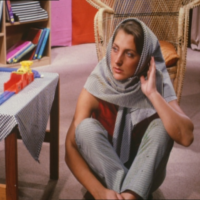
#> input picture images/magnification/small/barbara_s2.png, 200 x 200 px
$ python main.py
#> lines starting #> are read from the running program, lines starting #| are printed output that depends on the picture
import numpy as np
import cv2 as cv
import math
from matplotlib import pyplot as plt


if __name__ == '__main__':

	## For figure
	fig = plt.figure()
	# iterations_l = [5, 10, 15, 20, 30, 50]
	# for iter_i, iterations in enumerate(iterations_l):
	sigma = 7

	iterations = 10
	img = cv.imread('../images/magnification/small/barbara_s2.png', cv.IMREAD_COLOR)
#> img is the input picture: shape (200, 200, 3); mean B, G, R 92.1, 100.8, 133.3
	final_size = (512, 512)
	img = cv.resize(img, final_size, interpolation=cv.INTER_NEAREST)
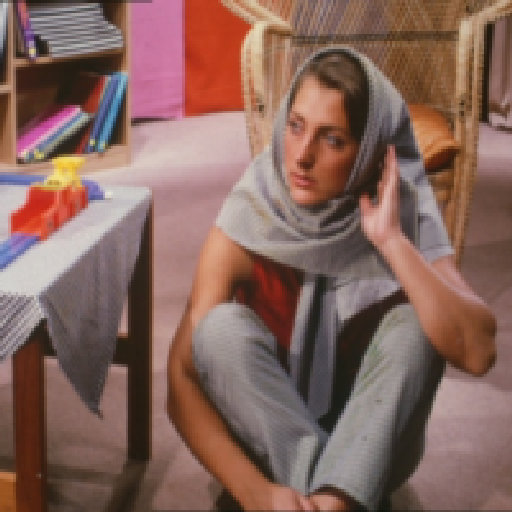
#> img: shape (512, 512, 3); mean B, G, R 92.1, 100.8, 133.3
	img_orig = img.copy()
	img = img.astype(float)
	sgm = 30

	for i in range(iterations):
	# [27 lines of commented-out code are left out]
		rows, cols, chans = img.shape

		gradx = cv.Sobel(img, cv.CV_64F, 1, 0, ksize=1)
		grady = cv.Sobel(img, cv.CV_64F, 0, 1, ksize=1)
		# grad = np.zeros((rows, cols, chans, 2))
		# grad[:, :, :, 0] = gradx
		# grad[:, :, :, 1] = grady

		gradxsq = gradx * gradx
		gradysq = grady * grady
		gradxy = gradx * grady


		## Computing Structure Tensor

		G = np.zeros((rows, cols, 2, 2))

		eig_value_large = np.zeros((rows, cols))
		eig_value_small = np.zeros((rows, cols))

		eig_vector_large = np.zeros((rows, cols, 2))
		eig_vector_small = np.zeros((rows, cols, 2))
		T = np.zeros((2,2))
		#final_image=img.copy()

		for chan in range(chans):
			G[:, :, 0, 0] += gradxsq[:, :, chan]
			G[:, :, 0, 1] += gradxy[:, :, chan]
			G[:, :, 1, 0] += gradxy[:, :, chan]
			G[:, :, 1, 1] += gradysq[:, :, chan]


		## Computing Hessian Matrix of image

		H = np.zeros((rows, cols, chans, 2, 2))

		H[:, :, :, 0, 0] = cv.Sobel(gradx, cv.CV_64F, 1, 0, ksize=1)
		H[:, :, :, 0, 1] = cv.Sobel(grady, cv.CV_64F, 1, 0, ksize=1)
		H[:, :, :, 1, 0] = cv.Sobel(gradx, cv.CV_64F, 0, 1, ksize=1)
		H[:, :, :, 1, 1] = cv.Sobel(grady, cv.CV_64F, 0, 1, ksize=1)

		for row in range(rows):
			for col in range(cols):
				G[row, col, :, :] = cv.GaussianBlur(G[row, col, :, :], (3, 3), sigma)
				eig_values, eig_vectors = np.linalg.eig(G[row, col, :, :])
				if (eig_values[0] > eig_values[1]):
					eig_value_large[row, col] = eig_values[0]
					eig_value_small[row, col] = eig_values[1]
					eig_vector_large[row, col, :] = eig_vectors[:, 0]
					eig_vector_small[row, col, :] = eig_vectors[:, 1]
				else:
					eig_value_large[row, col] = eig_values[1]
					eig_value_small[row, col] = eig_values[0]
					eig_vector_large[row, col, :] = eig_vectors[:, 1]
					eig_vector_small[row, col, :] = eig_vectors[:, 0]
				if (1+eig_value_small[row,col]+eig_value_large[row,col])<0:
					print(eig_value_small[row,col])

		for row in range(rows):
			for col in range(cols):
				c1 = 1.0*(1.0/(1+eig_value_large[row, col]+eig_value_small[row, col]))
				c2 = 1.0*(1.0/math.sqrt(1+eig_value_large[row, col]+eig_value_small[row, col]))
#> (the run stopped early here; a loop or call above may not have finished)
